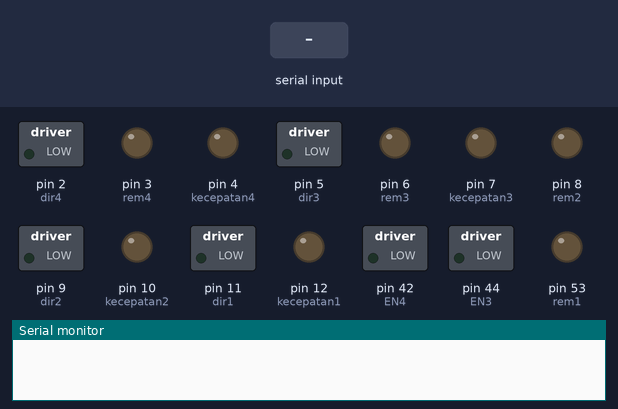
The sketch below on a simulated Arduino Mega 2560, built with avr-gcc and run on an emulated ATmega2560. Shown: switched loads named in the sketch (green lamp = pin HIGH), output pins drawn as LEDs (lit = HIGH), the last lines printed to the serial monitor. The test bench sets the inputs (shaded band).

Above: at 1.2 s.
1.3 s: "FORWARD\n" received over Serial
At 2.1 s:
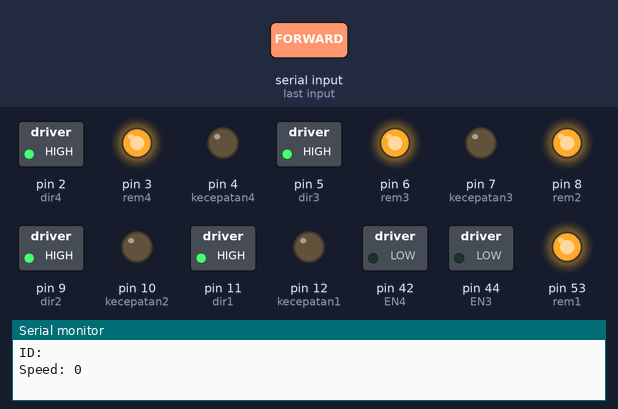
2.8 s: "REVERSE\n" received over Serial
4.3 s: "LEFT\n" received over Serial
Timing chart, 0 to 7.3 s (numbered marks = the images above; inputs shaded):
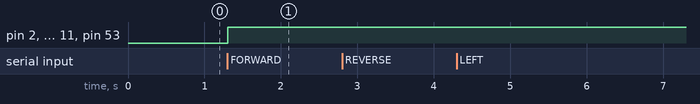

Measured:
- after the input at 1.3 s, pin 2 (dir4), pin 3 (rem4), pin 5 (dir3), pin 6 (rem3), pin 8 (rem2), pin 9 (dir2), pin 11 (dir1), pin 53 (rem1): LOW → HIGH at once

The sketch:

Segway_wantai2.ino
```cpp
// (licence header left out)
#include "sobsegway.h"
#include "Arduino.h"
#include <PS2X_lib.h>

#define PS2_DAT       17  //14
#define PS2_CMD       16  //15
#define PS2_SEL       15  //16
#define PS2_CLK       14  //17
#define LED2          52

#define pressures   false
#define rumble      false

// insert your motor name variable here
motor motor;


PS2X ps2x;
int error = 0;
byte type = 0;
byte vibrate = 0;

String ID_motor;
String Str1;
unsigned long time;
char inData[4];
String inputString = "";         // a string to hold incoming data
boolean stringComplete = false;  // whether the string is complete

void setup()
{
  pinMode(LED2,OUTPUT);
// insert your pin initialization here (Speed left motor, Direction left motor1,Speed right motor,int dir2)
  motor.init(12,11,53,10,9,8,7,5,6,4,2,3);

  Serial.begin(57600);
   //setup pins and settings: GamePad(clock, command, attention, data, Pressures?, Rumble?) check for error
  error = ps2x.config_gamepad(PS2_CLK, PS2_CMD, PS2_SEL, PS2_DAT, pressures, rumble);

   // reserve 200 bytes for the inputString:
  inputString.reserve(200);
}

void test_joystick()
{

  ps2x.read_gamepad(); //This needs to be called at least once a second
                     // to get data from the controller.

   if (ps2x.Button(PSB_PAD_DOWN)){
      Serial.println("BACKWARD");
      motor.sobsegway(-10, 10,-10,10);
      digitalWrite(LED2,HIGH);
      //Serial.println(ps2x.Analog(PSAB_PAD_DOWN), DEC);
    }

   else if (ps2x.Button(PSB_PAD_UP)){
      Serial.println("FORWARD ");
      motor.sobsegway(10, -10,10,-10);
      digitalWrite(LED2,HIGH);
      //Serial.println(ps2x.Analog(PSAB_PAD_DOWN), DEC);
    }

   else if (ps2x.Button(PSB_PAD_LEFT)){
      Serial.println("left ");
      motor.sobsegway(-20, -20,-20,-20);
      digitalWrite(LED2,HIGH);
      //Serial.println(ps2x.Analog(PSAB_PAD_DOWN), DEC);
    }

   else if (ps2x.Button(PSB_PAD_RIGHT)){
      Serial.println("right ");
      motor.sobsegway(20,20,20,20);
      digitalWrite(LED2,HIGH);
      //Serial.println(ps2x.Analog(PSAB_PAD_DOWN), DEC);
    }

   else if (ps2x.Button(PSB_CIRCLE)){
      Serial.println("Circle ");
      motor.sobsegway(40,40,40,40);
      digitalWrite(LED2,HIGH);
      //Serial.println(ps2x.Analog(PSAB_PAD_DOWN), DEC);
    }

   else if (ps2x.Button(PSB_SQUARE)){
      Serial.println("Square ");
      motor.sobsegway(-40,-40,-40,-40);
      digitalWrite(LED2,HIGH);
      //Serial.println(ps2x.Analog(PSAB_PAD_DOWN), DEC);
    }

   else if (ps2x.Button(PSB_TRIANGLE)){
      Serial.println("Triangle ");
      motor.sobsegway(50,-50,50,-50);
      digitalWrite(LED2,HIGH);
      //Serial.println(ps2x.Analog(PSAB_PAD_DOWN), DEC);
    }

   else if (ps2x.Button(PSB_CROSS)){
      Serial.println("Cross ");
      motor.sobsegway(-50,50,-50,50);
      digitalWrite(LED2,HIGH);
      //Serial.println(ps2x.Analog(PSAB_PAD_DOWN), DEC);
    }

  else if(ps2x.Button(PSB_R1)) { //print stick values if either is TRUE
      Serial.print("Stick Values:");
      Serial.print(ps2x.Analog(PSS_LY));
      Serial.print(" , ");
      int data_speed_raw = ps2x.Analog(PSS_LY);
      int data_speed_map = map(data_speed_raw,127,0,0,70);
      Serial.println(data_speed_map);
      motor.sobsegway(data_speed_map, data_speed_map*-1,data_speed_map,data_speed_map*-1);
    }

   else
    {
    time = millis();
    if(time <= 10)
    {
    //motor.sobsegway(5,-5,5,-5);
    motor.sobsegway(0,0,0,0);
    motor.stoped();
    }

    else if(time >11)
    {
    //motor.sobsegway(3,-3,3,-3);
    motor.stoped();
    }
    digitalWrite(LED2,LOW);}
    delay(50);
}

void serialEvent() {
  while (Serial.available()) {
    // get the new byte:
    char inChar = (char)Serial.read();
    // add it to the inputString:
    inputString += inChar;
    // if the incoming character is a newline, set a flag
    // so the main loop can do something about it:
    if (inChar == '\n') {
      stringComplete = true;
    }
  }}

void Command_serial()
{
  //Serial.available();
if (stringComplete) {
 // Serial.println(inputString);

char a = Serial.read();

String ID = inputString.substring(0,1);
int ID_int = ID.toInt();

if(ID_int >= 1 && ID_int <= 4){
  Serial.println("OK");
if(ID_int >-1){
  Serial.print("ID : ");
  Serial.println(ID_int);
  Serial.print("Data : ");
  Serial.println(inputString.substring(1,3));
}
if (inputString.substring(1,3) == "EN"){
  motor.enable();
  Serial.println("ENABLE ");
  Serial.println(" ");
}
else if (inputString.substring(1,3) == "DI"){
  motor.disable();
  Serial.println("DISABLE ");
  Serial.println(" ");
}}

else if (inputString.substring(0,7) == "FORWARD"){
  Serial.println("FORWARD");
  String ID = inputString.substring(8,10);
  String speedM = inputString.substring(10,15);
  int speedMotor = speedM.toInt();
  motor.sobsegway(speedMotor, speedMotor*-1,speedMotor,speedMotor*-1);
  Serial.print("ID: ");
  Serial.println(ID);
  Serial.print("Speed: ");
  Serial.println(speedMotor);
  Serial.println(" ");
  if (speedMotor>0){
    digitalWrite(LED2,HIGH);}
  else{
    digitalWrite(LED2,LOW);}
}

else if (inputString.substring(0,7) == "REVERSE"){
  Serial.println("REVERSE");
  String ID = inputString.substring(8,10);
  String speedM = inputString.substring(10,15);
  int speedMotor = speedM.toInt();
  motor.sobsegway(speedMotor*-1, speedMotor,speedMotor*-1,speedMotor);
  Serial.print("ID: ");
  Serial.println(ID);
  Serial.print("Speed: ");
  Serial.println(speedMotor);
  Serial.println(" ");
  if (speedMotor>0){
    digitalWrite(LED2,HIGH);}
  else{
    digitalWrite(LED2,LOW);}
}

else if (inputString.substring(0,4) == "LEFT"){
  Serial.println("LEFT");
  String ID = inputString.substring(5,7);
  String speedM = inputString.substring(7,12);
  int speedMotor = speedM.toInt();
  motor.sobsegway(speedMotor*-1, speedMotor*-1,speedMotor*-1,speedMotor*-1);
  Serial.print("ID: ");
  Serial.println(ID);
  Serial.print("Speed: ");
  Serial.println(speedMotor);
  Serial.println(" ");
  if (speedMotor>0){
    digitalWrite(LED2,HIGH);}
  else{
    digitalWrite(LED2,LOW);}
}

else if (inputString.substring(0,5) == "RIGHT"){
  Serial.println("RIGHT");
  String ID = inputString.substring(6,8);
  String speedM = inputString.substring(8,13);
  int speedMotor = speedM.toInt();
  motor.sobsegway(speedMotor, speedMotor,speedMotor,speedMotor);
  Serial.print("ID: ");
  Serial.println(ID);
  Serial.print("Speed: ");
  Serial.println(speedMotor);
  Serial.println(" ");
  if (speedMotor>0){
    digitalWrite(LED2,HIGH);}
  else{
    digitalWrite(LED2,LOW);}
}

else{
  digitalWrite(LED2,LOW);
}

 // clear the string:
    inputString = "";
    stringComplete = false;
  }
}

void loop()
{
Command_serial();
//test_joystick();
}
```

Serial_test.ino
```cpp
//if(inputString.substring(0,3) =="1EN"){
//
//  ID_motor = inputString.substring(0,1);
//  Serial.println(" ID  : "+inputString.substring(0,1));
//  Serial.println(" EN : "+inputString.substring(1,3));
//   Serial.print(" Enable ID : ");
//   Serial.println(ID_motor);
//}
//if(inputString.substring(0,3) =="2EN"){
//  Serial.println(" 1  : "+inputString.substring(0,1));
//  Serial.println(" EN : "+inputString.substring(1,3));
//   Serial.println("Enable motor 2");
//}
//if(inputString.substring(0,3) =="3EN"){
//  Serial.println(" 1  : "+inputString.substring(0,1));
//  Serial.println(" EN : "+inputString.substring(1,3));
//   Serial.println("Enable motor 3");
//}
//if(inputString.substring(0,3) =="4EN"){
//  Serial.println(" 1  : "+inputString.substring(0,1));
//  Serial.println(" EN : "+inputString.substring(1,3));
//   Serial.println("Enable motor 4");
//}
//if(inputString.substring(0,3) =="1DI"){
//  Serial.println(" 1  : "+inputString.substring(0,1));
//  Serial.println(" EN : "+inputString.substring(1,3));
//   Serial.println("Disable motor 1");
//}
//if(inputString.substring(0,3) =="2DI"){
//  Serial.println(" 1  : "+inputString.substring(0,1));
//  Serial.println(" EN : "+inputString.substring(1,3));
//   Serial.println("Disable motor 2");
//}
//if(inputString.substring(0,3) =="3DI"){
//  Serial.println(" 1  : "+inputString.substring(0,1));
//  Serial.println(" EN : "+inputString.substring(1,3));
//   Serial.println("Disable motor 3");
//}
//if(inputString.substring(0,3) =="4DI"){
//  Serial.println(" 1  : "+inputString.substring(0,1));
//  Serial.println(" EN : "+inputString.substring(1,3));
//   Serial.println("Disable motor 4");
//}
```

sobsegway.cpp
```cpp
// (licence header left out)
#include "Arduino.h"
#include "sobsegway.h"


    int maxpwm = 255;
    int minpwm = -255;

    int kecepatan1 = 12;
    int dir1 = 11;
    int rem1 = 53;

    int kecepatan2 = 10;
    int dir2 = 9;
    int rem2 = 8;

    int kecepatan3 = 7;
    int dir3 = 5;
    int rem3 = 6;

    int kecepatan4 = 4;
    int dir4 = 2;
    int rem4 = 3;

    int EN1 = 48;
    int EN2 = 46;
    int EN3 = 44;
    int EN4 = 42;

    //motor.init(13,36,34,10,11,7,6,38,40,12,8,9);

void motor::init(int kecepatana,int dira,int rema,int kecepatanb,int dirb,int remb,
                int kecepatany,int diry,int remy,int kecepatanz,int dirz,int remz)
{
  pinMode(kecepatana,OUTPUT);
  pinMode(dira,OUTPUT);
  pinMode(rema,OUTPUT);

  pinMode(kecepatanb,OUTPUT);
  pinMode(dirb,OUTPUT);
  pinMode(remb,OUTPUT);

  pinMode(kecepatany,OUTPUT);
  pinMode(diry,OUTPUT);
  pinMode(remy,OUTPUT);

  pinMode(kecepatanz,OUTPUT);
  pinMode(dirz,OUTPUT);
  pinMode(remz,OUTPUT);

  pinMode(EN1,OUTPUT);
  pinMode(EN2,OUTPUT);
  pinMode(EN3,OUTPUT);
  pinMode(EN4,OUTPUT);
}

void motor::sobsegway(int a, int b,int y,int z)
{
if (a > maxpwm){
   a = maxpwm;
  }
else if(a < minpwm){
   a = minpwm;
  }

if(b >maxpwm){
   b = maxpwm;
  }
else if(b < minpwm){
   b = minpwm;
  }

if (y > maxpwm){
   y = maxpwm;
  }
else if(y < minpwm){
   y = minpwm;
  }

if(z >maxpwm){
   z = maxpwm;
  }
else if(z < -maxpwm){
   z = -maxpwm;
  }

if( a < 0 )
  {
    int c = a*-1;
    analogWrite(kecepatan1,c);
    digitalWrite(dir1,LOW);
  }
  else
  {
    analogWrite(kecepatan1,a);
    digitalWrite(dir1,HIGH);
  }

if(b<0)
  {
    int c1 = b*-1;
    analogWrite(kecepatan2,c1);
    digitalWrite(dir2,LOW);
  }
  else
  {
    analogWrite(kecepatan2,b);
    digitalWrite(dir2,HIGH);
  }

if(y<0)
  {
    int c = y*-1;
    analogWrite(kecepatan3,c);
    digitalWrite(dir3,LOW);
  }
  else
  {
    analogWrite(kecepatan3,y);
    digitalWrite(dir3,HIGH);
  }

if(z<0)
  {
    int c = z*-1;
    analogWrite(kecepatan4,c);
    digitalWrite(dir4,LOW);
  }
  else
  {
    analogWrite(kecepatan4,z);
    digitalWrite(dir4,HIGH);
  }
  digitalWrite(rem1,HIGH);
  digitalWrite(rem2,HIGH);
  digitalWrite(rem3,HIGH);
  digitalWrite(rem4,HIGH);
}

void motor::stoped()
{
    digitalWrite(rem1,LOW);
    digitalWrite(rem2,LOW);
    digitalWrite(rem3,LOW);
    digitalWrite(rem4,LOW);
}

void motor::enable()
{
    digitalWrite(EN1,LOW);
    digitalWrite(EN2,LOW);
    digitalWrite(EN3,LOW);
    digitalWrite(EN4,LOW);
}

void motor::disable()
{
    digitalWrite(EN1,HIGH);
    digitalWrite(EN2,HIGH);
    digitalWrite(EN3,HIGH);
    digitalWrite(EN4,HIGH);
}
```

sobsegway.h
```cpp
// (licence header left out)
#ifndef sobsegway_h
#define sobsegway_h

#include "Arduino.h"

class motor
{
  public:
    void sobsegway(int a, int b,int y,int z);
    void init (int kecepatana  ,int dira ,int rema ,int kecepatanb  ,int dirb ,int remb ,
                int kecepatanay  ,int diry ,int remy ,int kecepatanz,int dirz ,int remz );

    void motor::stoped();
    void motor::enable();
    void motor::disable();

  private:

};

#endif
```
